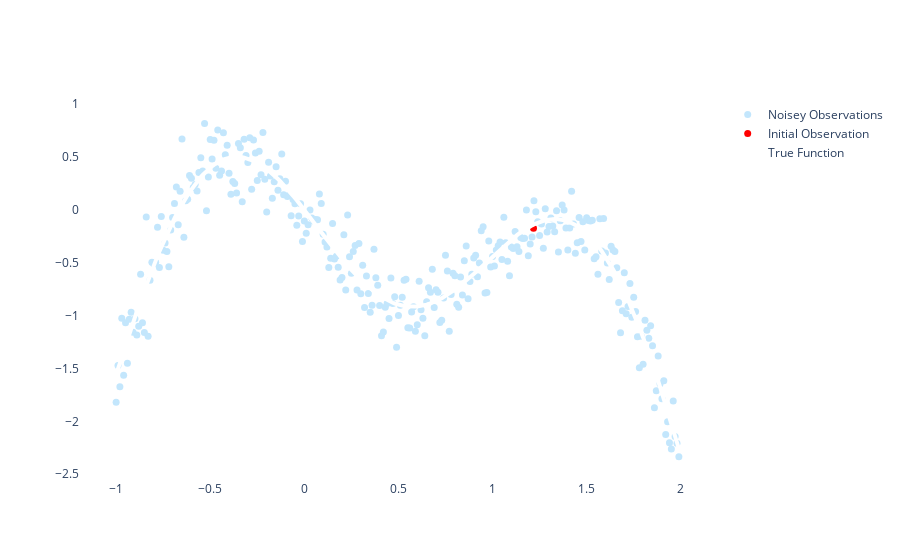

The cell this chart's notebook holds for it:
### Code cell
import numpy as np

%matplotlib inline

bounds = np.array([[-1.0, 2.0]])
noise = 0.2

# Number of iterations
n_iter = 1

def f(X, noise=noise):
    return -np.sin(3*X) - X**2 + 0.7*X + noise * np.random.randn(*X.shape)

X_init = np.array([np.random.uniform(low=bounds[:, 0], high=bounds[:, 1])])
Y_init = f(X_init)


## General Plot
# Dense grid of points within bounds
X = np.arange(bounds[:, 0], bounds[:, 1], 0.01).reshape(-1, 1)
# Noise-free objective function values at X 
Y = f(X,0)


import plotly.express as px
import plotly.graph_objects as go
import pandas as pd

[x] = X.reshape(1,300).tolist()
[fx] = f(X).reshape(1,300).tolist()
[y] = Y.reshape(1,300).tolist()
[x_init] = X_init.tolist()
[y_init] = Y_init.tolist()



layout = go.Layout(
    paper_bgcolor='rgba(0,0,0,0)',
    plot_bgcolor='rgba(0,0,0,0)'
)

fig = go.Figure(layout = layout)

# Add traces
fig.add_trace(go.Scatter(x=x, y=fx,
                    mode='markers',
                    name='Noisey Observations',
                    opacity=0.5,
                    marker=dict(
                            color='LightSkyBlue',
                            size=7)
                    ))
fig.add_trace(go.Scatter(x=x_init, y=y_init,
                    mode='markers',
                    name='Initial Observation',
                    marker=dict(
                            color='red',
                            size=7)))
fig.add_trace(go.Scatter(x=x, y=y,
                    mode='lines',
                    name='True Function',
                    line=dict(
                        color='white',
                        width=4)))



# fig1 = px.scatter(x=x, y=fx, color='red')
# fig2 = px.line(x=x, y=y)
# fig3 = px.scatter(x=x_init, y=y_init)


# layout = go.Layout(
#         height=600,
#         width=900,
#         xaxis=dict(
#             autorange=True
#         ),
#         yaxis=dict(
#             autorange=True
#         )
#     )

# fig = go.Figure(data = (fig1.data + fig2.data + fig3.data), layout = layout)
fig.show()

### Figure 1 — Plotly figure (JSON) as saved in the notebook; plotly's stock layout.template omitted (floating-point values rounded to 4 significant figures; data arrays with more than 128 entries replaced by an {"elided": "..."} marker saying what was removed)
{"data": [{"marker": {"color": "LightSkyBlue", "size": 7}, "mode": "markers", "name": "Noisey Observations", "opacity": 0.5, "type": "scatter", "x": {"elided": "300 float values"}, "y": {"elided": "300 float values"}}, {"marker": {"color": "red", "size": 7}, "mode": "markers", "name": "Initial Observation", "type": "scatter", "x": [1.218], "y": [-0.1757]}, {"line": {"color": "white", "width": 4}, "mode": "lines", "name": "True Function", "type": "scatter", "x": {"elided": "300 float values"}, "y": {"elided": "300 float values"}}], "layout": {"paper_bgcolor": "rgba(0,0,0,0)", "plot_bgcolor": "rgba(0,0,0,0)"}}
